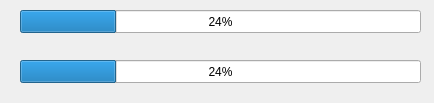
<?xml version="1.0" encoding="UTF-8"?>
<ui version="4.0">
 <class>Dialog</class>
 <widget class="QDialog" name="Dialog">
  <property name="geometry">
   <rect>
    <x>0</x>
    <y>0</y>
    <width>434</width>
    <height>103</height>
   </rect>
  </property>
  <property name="windowTitle">
   <string>Dialog</string>
  </property>
  <widget class="QProgressBar" name="progressBar">
   <property name="geometry">
    <rect>
     <x>20</x>
     <y>10</y>
     <width>401</width>
     <height>23</height>
    </rect>
   </property>
   <property name="value">
    <number>24</number>
   </property>
  </widget>
  <widget class="QProgressBar" name="progressBar_2">
   <property name="geometry">
    <rect>
     <x>20</x>
     <y>60</y>
     <width>401</width>
     <height>23</height>
    </rect>
   </property>
   <property name="value">
    <number>24</number>
   </property>
  </widget>
 </widget>
 <resources/>
 <connections/>
</ui>
